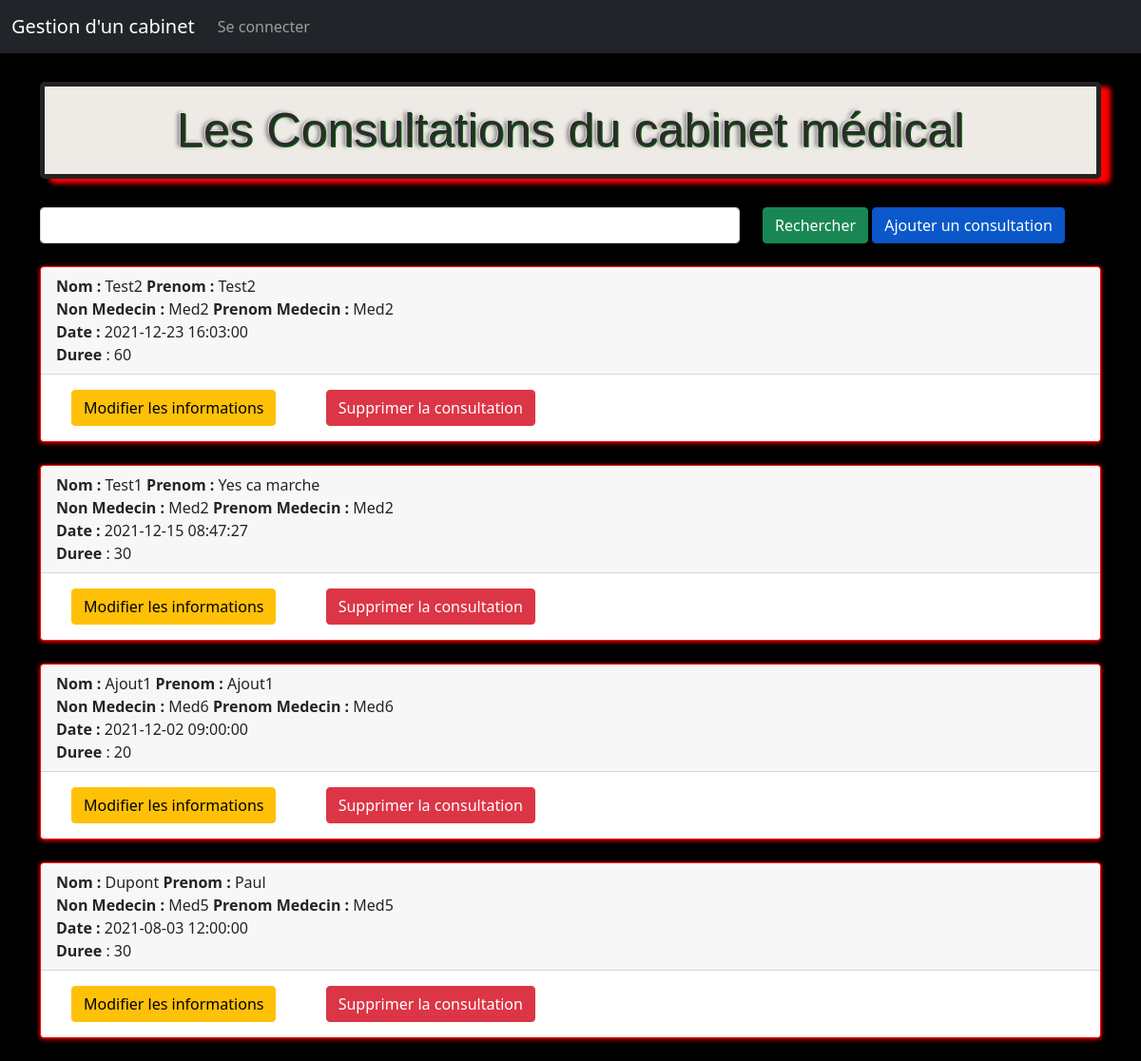
The page /afficherConsultation.php on the database its author committed.
### tables this page shows
CREATE TABLE IF NOT EXISTS `rdv` (
  `id_usager` int(11) NOT NULL,
  `date_rdv` datetime NOT NULL,
  `duree` smallint(6) DEFAULT NULL,
  `id_medecin` int(11) NOT NULL,
  PRIMARY KEY (`id_usager`,`date_rdv`),
  KEY `id_medecin` (`id_medecin`)
);

CREATE TABLE IF NOT EXISTS `usager` (
  `id_usager` int(11) NOT NULL AUTO_INCREMENT,
  `nom` varchar(50) DEFAULT NULL,
  `prenom` varchar(50) DEFAULT NULL,
  `civilite` varchar(50) DEFAULT NULL,
  `adresse` varchar(50) DEFAULT NULL,
  `cdp` varchar(5) DEFAULT NULL,
  `ville` varchar(50) DEFAULT NULL,
  `lieu_naiss` varchar(50) DEFAULT NULL,
  `num_secu` varchar(50) DEFAULT NULL,
  `date_naiss` date DEFAULT NULL,
  `id_medecin` int(11) DEFAULT NULL,
  PRIMARY KEY (`id_usager`),
  KEY `id_medecin` (`id_medecin`)
);

CREATE TABLE IF NOT EXISTS `medecin` (
  `id_medecin` int(11) NOT NULL AUTO_INCREMENT,
  `nom` varchar(50) DEFAULT NULL,
  `prenom` varchar(50) DEFAULT NULL,
  `civilite` varchar(50) DEFAULT NULL,
  PRIMARY KEY (`id_medecin`)
);

### actions/consultation/afficherConsultationAction.php (called while the page is built, shortened)
<?php
require ('actions/database.php');
$afficherconsultation = $bdd->query('SELECT u.nom, u.prenom, date_rdv, m.nom, m.prenom, duree, rdv.id_medecin
                                     FROM rdv, medecin as m, usager as u
                                     WHERE rdv.id_medecin = m.id_medecin
                                     AND rdv.id_usager = u.id_usager
                                     ORDER BY date_rdv DESC');

### afficherConsultation.php (the view, shortened to what this page needs)
<?php
    require('actions/consultation/afficherconsultationAction.php');
?>
<!DOCTYPE html>
<html lang="fr">
<?php include 'inclure/head.php'; ?>
<body>
    <?php include 'inclure/navbar.php'?>
    <div class="container">
    <h1>Les Consultations du cabinet médical</h1>
        <form method="GET">
            <div class="form-group row">
                <div class="col-8">
                    <input type="search" name="recherche" class="form-control">
                </div>
                <div class="col-4">
                    <button class="btn btn-success" type="submit">Rechercher</button>
                    <a href ="ajouterconsultation.php" class="btn btn-primary active">Ajouter un consultation</a>
                </div>
            </div>
        </form>
        <br>
        <?php
            while($consultation = $afficherconsultation->fetch()){
                ?>
                <div class="card">
                    <div class="card-header">
                        <b>Nom :</b> <?= $consultation[0]; ?>
                        <b>Prenom :</b> <?= $consultation[1]; ?>
                        <br>
                        <b>Non Medecin :</b> <?= $consultation[3]; ?>
                        <b>Prenom Medecin :</b> <?= $consultation[4]; ?>
                        <br>
                        <b>Date :</b> <?= $consultation['date_rdv']; ?>
                        <br>
                        <b>Duree</b> : <?= $consultation['duree']; ?>
                    </div>
                    <div class="cart-footer">
                        <a href="modifier_consultation.php?date=<?= $consultation['date_rdv']; ?> &id= <?=$consultation[6]; ?>" class="btn btn-warning" id ="cent">Modifier les informations</a>
                        <a href="actions/consultation/supprimerConsultationAction.php?date=<?= $consultation['date_rdv']; ?> &id= <?=$consultation[6]; ?>" class="btn btn-danger" id="cent">Supprimer la consultation</a>
                    </div>
                </div>
                <br>
                <?php
            }
        ?>
</div>
</body>
</html>

### inclure/head.php (shortened to what this page needs)
<head>
    <link href="https://cdn.jsdelivr.net/npm/bootstrap@5.1.3/dist/css/bootstrap.min.css" rel="stylesheet">
    <link rel="stylesheet" href="style.css">
</head>

### inclure/navbar.php (shortened to what this page needs)
<nav class="navbar navbar-expand-lg navbar-dark bg-dark">
  <div class="container-fluid">
    <a class="navbar-brand" href="index.php">Gestion d'un cabinet</a>
    <div class="collapse navbar-collapse" id="navbarSupportedContent">
      <ul class="navbar-nav me-auto mb-2 mb-lg-0">
        <?php
          if(isset($_SESSION['auth'])){
            ?>
            <li class="nav-item">
                <a class="nav-link" href="afficherUsager.php">Usagers</a>
            </li>
            <li class="nav-item">
                <a class="nav-link" href="afficherMedecin.php">Médecins</a>
            </li>
            <li class="nav-item">
                <a class="nav-link" href="afficherConsultation.php">Consultations</a>
            </li>
            <li class="nav-item">
                <a class="nav-link" href="afficherStatistique.php">Statistiques</a>
            </li>
            <li class="nav-item">
                <a class="nav-link" href="actions/utilisateur/deconnexion.php">Déconnexion</a>
            </li>
            <?php
          }else{
            ?>
          <li class="nav-item">
            <a class="nav-link" href="connection.php">Se connecter</a>
          </li>
          <?php
          }
        ?>
      </ul>
    </div>
  </div>
</nav>

### style.css (style rules this page uses)
body { background-color: black; }
h1 { font-size: 50px; text-shadow: -1px -1px rgb(218, 216, 216), 1px 1px #060, -3px 0 4px rgb(124, 124, 124); font-family:Arial, Helvetica, sans-serif; color: rgb(42, 44, 42); padding:16px; font-weight:lighter; -moz-box-shadow: 4px 4px 6px #888; -webkit-box-shadow: 4px 4px 6px #888; box-shadow: 10px 5px 5px red; text-align:center; display:block; margin-bottom: 30px; margin-top: 30px; border-radius: 5px; border : 5px solid rgb(36, 35, 35); background-color: rgb(238, 234, 229); }
#cent { margin: 1em; margin-left: 2em; }
.card { border : 1px solid red; box-shadow: 0px 1px 5px red; }

### rows shown on the page
rdv: id_usager.nom "Test2", id_usager.prenom "Test2", id_medecin.nom "Med2", id_medecin.prenom "Med2", date_rdv "2021-12-23 16:03:00", duree "60"
rdv: id_usager.nom "Test1", id_usager.prenom "Yes ca marche", id_medecin.nom "Med2", id_medecin.prenom "Med2", date_rdv "2021-12-15 08:47:27", duree "30"
rdv: id_usager.nom "Ajout1", id_usager.prenom "Ajout1", id_medecin.nom "Med6", id_medecin.prenom "Med6", date_rdv "2021-12-02 09:00:00", duree "20"
rdv: id_usager.nom "Dupont", id_usager.prenom "Paul", id_medecin.nom "Med5", id_medecin.prenom "Med5", date_rdv "2021-08-03 12:00:00", duree "30"
